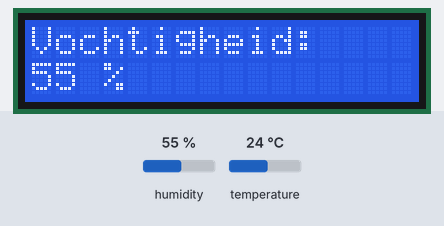
Recording of a sketch running on a simulated Arduino Uno, built with avr-gcc and run on an emulated ATmega328P. On the bench: 16×2 character LCD. Inputs (shaded band) come from the test bench; at power-on: humidity 55 %, temperature 24 °C.

Above: at 2.6 s.
2.7 s: humidity set to 22 %
At 9.0 s:
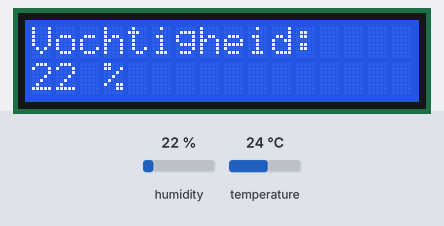
11.0 s: temperature set to 12 °C
At 16.9 s:
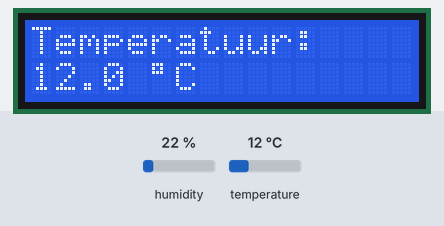
19.3 s: humidity set to 40 %
At 21.7 s:
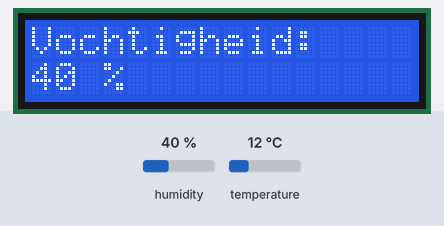
23.9 s: temperature set to 19 °C
At 31.1 s:
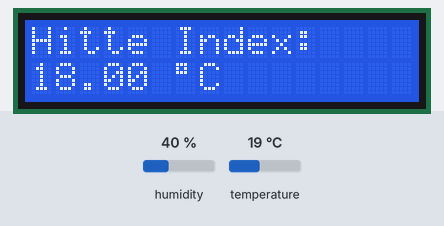
Timing chart, 0 to 32.6 s (numbered marks = the images above; inputs shaded):
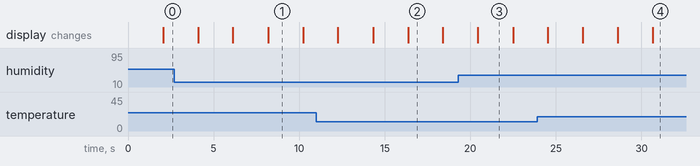

The sketch:

7_Vochtigheid_temperatuur_en_dauwpunt.ino
```cpp
#include <Wire.h>
#include <DHT.h>
#include <LiquidCrystal_PCF8574.h>

int dhtPin = 2;

LiquidCrystal_PCF8574 MyDisplay(0x27);  // Set the MyDisplay I2C address
DHT DHT11sensor(dhtPin, DHT11);

const int Measure_Period = 2000;          // Update measurement every 2000 msec.
unsigned long time_to_Measure = 0;
int meetwaarde = 2;
float temperatuur;
float vochtigheid;

void setup() {
  Serial.begin(9600);
  MyDisplay.begin(16, 2);
  MyDisplay.setBacklight(255);
  MyDisplay.print("DHT11 sensor: ");
  MyDisplay.setCursor(0, 0);
  DHT11sensor.begin();
}

void loop() {
  DHT11_Meting();
}

void DHT11_Meting() {
  if ((millis() - time_to_Measure) > Measure_Period)  {
    meetwaarde = (meetwaarde + 1) % 3;
    if (meetwaarde == 0)  {
      int chk = DHT11sensor.read();
      MyDisplay.clear();
      MyDisplay.setCursor(0, 0);
      MyDisplay.print("Vochtigheid:       ");
      MyDisplay.setCursor(0, 1);
      vochtigheid = DHT11sensor.readHumidity();
      MyDisplay.print((float) vochtigheid, 0);
      MyDisplay.print(" %");
    }
    if (meetwaarde == 1)  {
      MyDisplay.clear();
      MyDisplay.setCursor(0, 0);
      MyDisplay.print("Temperatuur:    ");
      MyDisplay.setCursor(0, 1);
      temperatuur = DHT11sensor.readTemperature();
      MyDisplay.print((float) temperatuur,1);
      MyDisplay.print(" ");
      MyDisplay.print(char(223));
      MyDisplay.print("C");
    }
    if (meetwaarde == 2)  {
      MyDisplay.clear();
      MyDisplay.setCursor(0, 0);
      MyDisplay.print("Hitte Index:       ");
      MyDisplay.setCursor(0, 1);
      float hitteIndex = DHT11sensor.computeHeatIndex(temperatuur, vochtigheid, false);
      MyDisplay.print((float) hitteIndex, 2);
      MyDisplay.print(" ");
      MyDisplay.print(char(223));
      MyDisplay.print("C");
    }
    time_to_Measure = millis();
  }
}
```

Measured:
- what the display in image 1 shows lasts 2.0 s, from 8.2 s to 10.2 s
- what the display in image 2 shows lasts 2.0 s, from 16.4 s to 18.4 s
